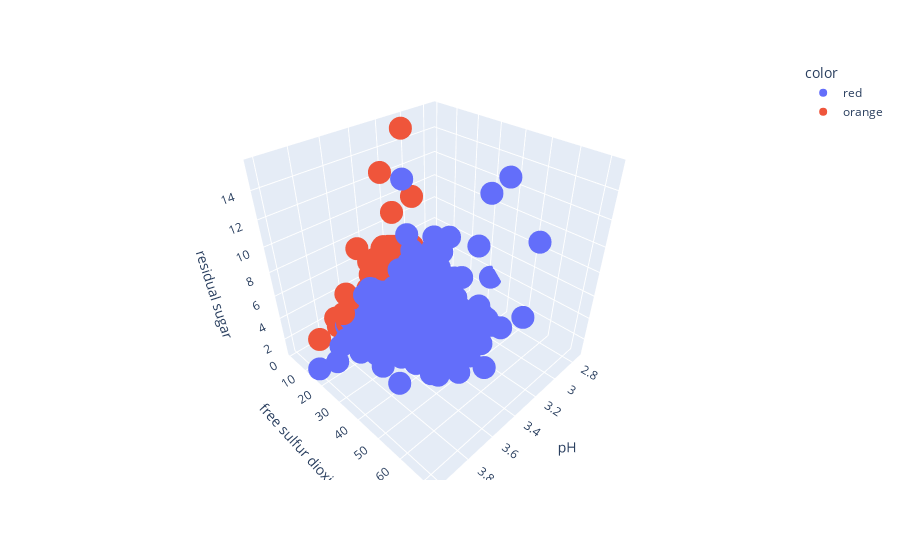

Source (notebook cell):
### Markdown cell above
## 3. Predecir los clusters

### Code cell
grupos = kmeans.predict(X)#Nos dice que observación pertenece a cada grupo
colores=['red','orange','blue', 'purple', 'green', 'yellow']
asignar = [colores[row] for row in grupos]
px.scatter_3d(data, x='pH', y='free sulfur dioxide', z='residual sugar', color=asignar)

### Figure 1 — Plotly figure (JSON) as saved in the notebook; plotly's stock layout.template omitted (floating-point values rounded to 4 significant figures; data arrays with more than 128 entries replaced by an {"elided": "..."} marker saying what was removed)
{"data": [{"hovertemplate": "color=red<br>pH=%{x}<br>free sulfur dioxide=%{y}<br>residual sugar=%{z}<extra></extra>", "legendgroup": "red", "marker": {"color": "#636efa", "symbol": "circle"}, "mode": "markers", "name": "red", "scene": "scene", "showlegend": true, "type": "scatter3d", "x": {"elided": "1168 float values"}, "y": {"elided": "1168 float values"}, "z": {"elided": "1168 float values"}}, {"hovertemplate": "color=orange<br>pH=%{x}<br>free sulfur dioxide=%{y}<br>residual sugar=%{z}<extra></extra>", "legendgroup": "orange", "marker": {"color": "#EF553B", "symbol": "circle"}, "mode": "markers", "name": "orange", "scene": "scene", "showlegend": true, "type": "scatter3d", "x": {"elided": "431 float values"}, "y": {"elided": "431 float values"}, "z": {"elided": "431 float values"}}], "layout": {"legend": {"title": {"text": "color"}, "tracegroupgap": 0}, "margin": {"t": 60}, "scene": {"domain": {"x": [0, 1], "y": [0, 1]}, "xaxis": {"title": {"text": "pH"}}, "yaxis": {"title": {"text": "free sulfur dioxide"}}, "zaxis": {"title": {"text": "residual sugar"}}}}}
